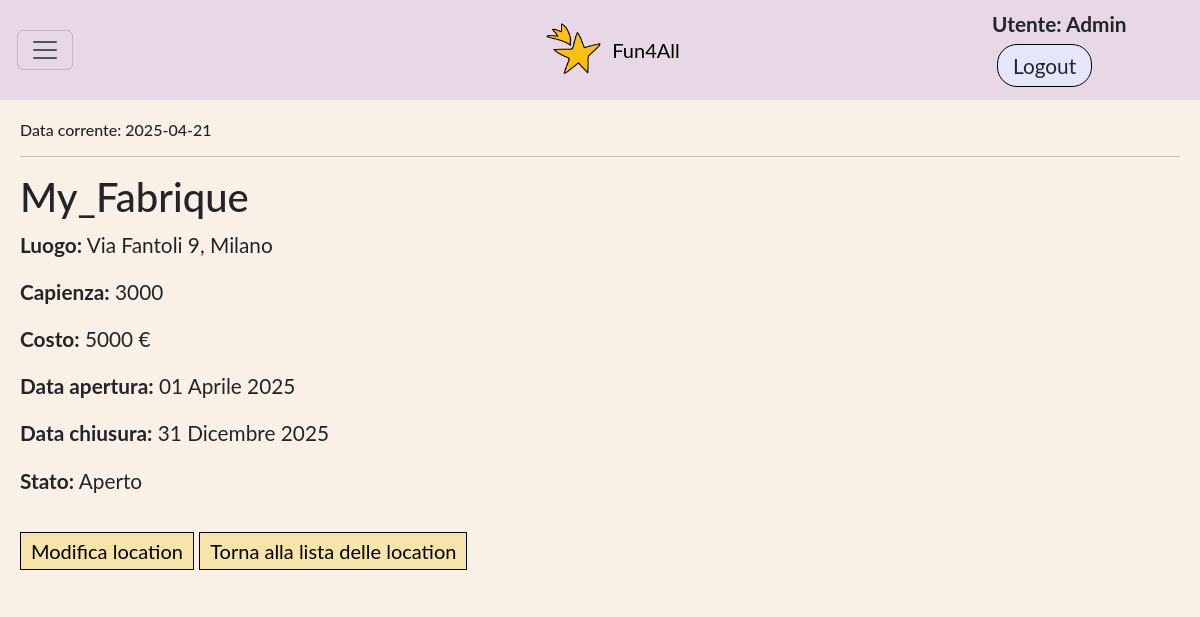
The app's page /locations/3 (signed in), older data.
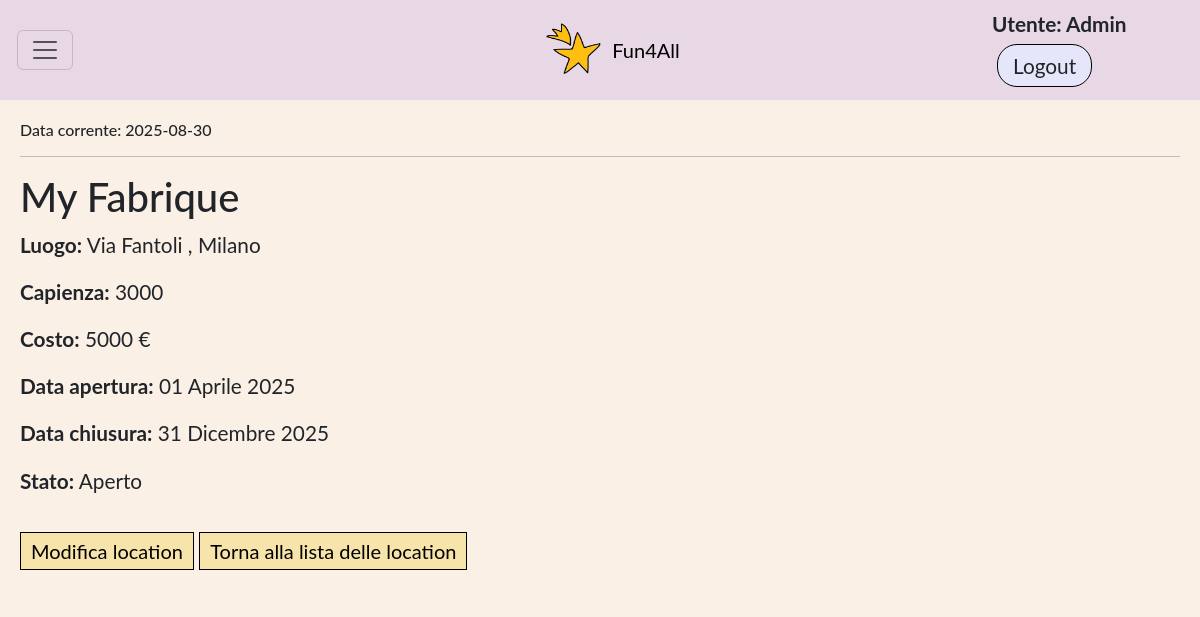
The same page, newer data.
### app_fun4all/models.py (models this page shows, shortened)
class DataFittizia(models.Model):
    data_fittizia = models.DateField(validators=[valida_data_2025])
    admin = models.ForeignKey(User, on_delete=models.SET_NULL, null=True, blank=True)
    def __str__(self):
        return f"Data corrente: {self.data_fittizia}"
    class Meta:
        verbose_name_plural = 'Data Fittizia'
        permissions = (('can_manage_data_fittizia', 'Can manage Data Fittizia'),)

class Location(models.Model):
    nome = models.CharField(max_length=50)
    proprietario = models.ForeignKey(User, on_delete=models.SET_NULL, null=True, blank=True, related_name='locations' )
    luogo = models.CharField(max_length=100)
    capienza = models.PositiveIntegerField(validators=[MinValueValidator(1)])
    costo = models.PositiveIntegerField()
    data_apertura = models.DateField(validators=[valida_data_2025])
    data_chiusura = models.DateField(validators=[valida_data_2025])
    data_corrente = models.ForeignKey(DataFittizia, on_delete=models.PROTECT, null=True, blank=True, related_name='locations')
    Stato =[
        ('A', 'Attivo'),
        ('I', 'Inattivo'),
    ]
    stato = models.CharField(max_length=1, choices=Stato, default='A') #choices genera get_stato_display() che restituisce la descrizione dello stato
    class Meta:
        verbose_name_plural = 'Locations'
        permissions = (('can_manage_location', 'Can manage location'),)

### app_fun4all/views.py (the view)
# urls.py: path('locations/<int:pk>', views.LocationDetailView.as_view(), name='location-detail'),
class LocationDetailView(LoginRequiredMixin,PermissionRequiredMixin, generic.DetailView): #CBV per i dettagli di una location
    login_url = '/accounts/login/'
    model = Location
    permission_required = 'app_fun4all.can_manage_location'
    raise_exception = True

### app_fun4all/views.py (called while the page is built)
def data_corrente(request): #FBV che restituisce la data fittizia
    return { 'data_corrente': DataFittizia.objects.first() }

### app_fun4all/templates/app_fun4all/location_detail.html
{%extends 'base_generic.html'%}
{% block content %}
  <h1>{{ location.nome }}</h1>
  <p><strong>Luogo:</strong> {{ location.luogo }}</p>
  <p><strong>Capienza:</strong> {{ location.capienza }}</p>
  <p><strong>Costo:</strong> {{ location.costo }} € </p>
  {% if location.stato == 'A' %}
    <p><strong>Data apertura:</strong> {{ location.data_apertura }}</p>
    <p><strong>Data chiusura:</strong> {{ location.data_chiusura }}</p>
    <p><strong>Stato:</strong> Aperto</p>
  {% else %}
    <p><strong>Stato:</strong> Chiuso</p>
  {% endif %}
  {% if perms.app_fun4all.can_manage_location %}
    <a class = "btn-link" href="{% url 'modify-location' location.pk %}">Modifica location</a>
    <a class = "btn-link" href="{% url 'locations' %}">Torna alla lista delle location</a>
  {% endif %}
{% endblock %}

### app_fun4all/templates/base_generic.html (shortened to what this page needs)
<!DOCTYPE html>
<html lang="en">
<head>
    {% load static %}
    <link rel="stylesheet" href="https://cdn.jsdelivr.net/npm/bootstrap@5.3.0/dist/css/bootstrap.min.css">
    <link rel="stylesheet" href="{% static 'css/style.css' %}">
    <link rel="stylesheet" href="{% static 'css/home_layout.css' %}">
</head>
<body>
    <div class="box">
        {% block sidebar %}
            <nav class="navbar" style="background-color:rgb(232, 215, 228)">
                <div class="container-fluid d-flex align-items-center">
                    <div class="col-2">
                        {% if user.is_authenticated %}
                            <button class="navbar-toggler"
                                    type="button"
                                    data-bs-toggle="collapse"
                                    data-bs-target="#funzionalita"
                                    aria-expanded="false"
                                    aria-controls="funzionalita"
                                    aria-label="Toggle navigation">
                                <span class="navbar-toggler-icon"></span>
                            </button>
                        {% endif %}
                    </div>
                    <div class="col-8 text-center">
                        <a class="navbar-brand" href="{% url 'home' %}" style="display:flex;align-items:center;justify-content:center;">
                        <img src="{% static 'images/favicon.png' %}" alt="Logo" width="60" height="54" class="d-inline-block align-text-top me-2">
                        Fun4All
                    </a>
                    </div>
                    <div class="col-2 text-end">
                        {% if user.is_authenticated %}
                        <div class="autent ">
                            <span style="margin-right: 15px; font-weight: bold;"> Utente: {{ user.get_username }}</span>
                            <form style="display:inline" method="post" action="{% url 'logout' %}?next={% url 'home' %}">
                                <button class="btn">Logout</button>
                            </form>
                        </div>
                         {% else %}
                        <div class="autent ">
                            <a class="btn" href="{% url 'resetlogin' request.path %}">Login</a>
                            <a class="btn" href="{% url 'signup' request.path %}">Signup</a>
                        </div>
                        {% endif %}
                    </div>
                </div>
            </nav>
        {% endblock %}
        <div class="contenuto-principale" id="main-content">
            <h6>{{ data_corrente }}</h6>
            <hr>
            {% block content %}{% endblock %}
        </div>
    </div>
</body>
</html>

Row changes from the older to the newer data that the page shows:
changed DataFittizia: data_fittizia "Data corrente: 2025-04-21" → "Data corrente: 2025-08-30"
changed Location: nome "My_Fabrique" → "My Fabrique"; luogo "Via Fantoli 9, Milano" → "Via Fantoli , Milano"
